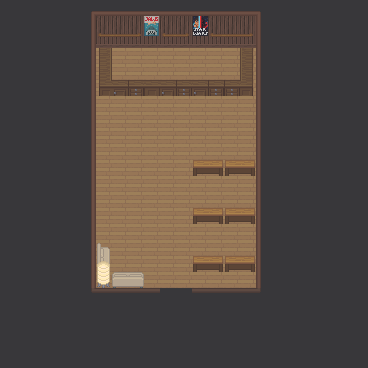

Rendered tile map (Tiled .tmx) drawn with the repository's tilesets; below, a short description and the map source with its tile grids summarised:
An orthogonal 23x23 tile map with 16x16 px tiles, 4 tile layers (Bottom Layer, Ledge Layer, Collision Layer, Top Layer), 2 tilesets and 26 objects.

<map version="1.10" tiledversion="1.10.2" orientation="orthogonal" renderorder="right-down" width="23" height="23" tilewidth="16" tileheight="16" infinite="0" nextlayerid="11" nextobjectid="119">
 <editorsettings>
  <export target="../../config/shop.json" format="json" />
 </editorsettings>
 <tileset firstgid="1" source="globals.tsx" />
 <tileset firstgid="58051" source="FarmStuff.tsx" />
 <layer id="6" name="Bottom Layer" width="23" height="23" locked="1">
  <data>[529 cells, 509 non-empty, 2 distinct tile ids]</data>
 </layer>
 <layer id="7" name="Ledge Layer" width="23" height="23" locked="1">
  <data>[529 cells, 10 non-empty, 1 distinct tile ids]</data>
 </layer>
 <layer id="8" name="Collision Layer" width="23" height="23" locked="1">
  <data>[529 cells, 99 non-empty, 25 distinct tile ids]</data>
 </layer>
 <objectgroup id="10" name="Furniture">
  <object id="87" gid="25484" x="189.295" y="165.644" width="16" height="16" />
  <object id="88" gid="25754" x="204.568" y="165.462" width="16" height="16" />
  <object id="89" gid="25484" x="222.386" y="165.644" width="16" height="16" />
  <object id="90" gid="25754" x="236.386" y="165.099" width="16" height="16" />
  <object id="91" gid="25754" x="236.931" y="212.917" width="16" height="16" />
  <object id="92" gid="25754" x="205.113" y="212.917" width="16" height="16" />
  <object id="93" gid="25484" x="222.204" y="212.917" width="16" height="16" />
  <object id="94" gid="25484" x="190.568" y="212.917" width="16" height="16" />
  <object id="95" gid="25484" x="190.204" y="260.917" width="16" height="16" />
  <object id="96" gid="25484" x="222.204" y="261.463" width="16" height="16" />
  <object id="97" gid="25754" x="237.477" y="261.099" width="16" height="16" />
  <object id="98" gid="25754" x="204.204" y="261.099" width="16" height="16" />
  <object id="99" gid="24641" x="237.795" y="282.008" width="16" height="16" />
  <object id="100" gid="24641" x="204.045" y="282.758" width="16" height="16" />
  <object id="101" gid="24641" x="238.045" y="233.758" width="16" height="16" />
  <object id="102" gid="24641" x="206.045" y="235.008" width="16" height="16" />
  <object id="103" gid="24641" x="238.045" y="187.258" width="16" height="16" />
  <object id="104" gid="24641" x="204.795" y="187.508" width="16" height="16" />
  <object id="106" gid="26565" x="99.375" y="39.0625" width="16" height="16" />
  <object id="107" gid="26834" x="113.091" y="33.8182" width="16" height="16" />
  <object id="109" gid="27356" x="161.455" y="34.1818" width="16" height="16" />
  <object id="110" gid="27626" x="211.636" y="34" width="16" height="16" />
  <object id="113" gid="21175" x="224" y="34.1818" width="16" height="16" />
  <object id="114" gid="21442" x="237.091" y="34.3636" width="16" height="16" />
  <object id="115" gid="20084" x="175.25" y="33.75" width="16" height="16" />
  <object id="118" gid="26563" x="125.25" y="39.25" width="16" height="16" />
 </objectgroup>
 <layer id="9" name="Top Layer" width="23" height="23" locked="1">
  <data>[529 cells, 13 non-empty, 8 distinct tile ids]</data>
 </layer>
</map>
